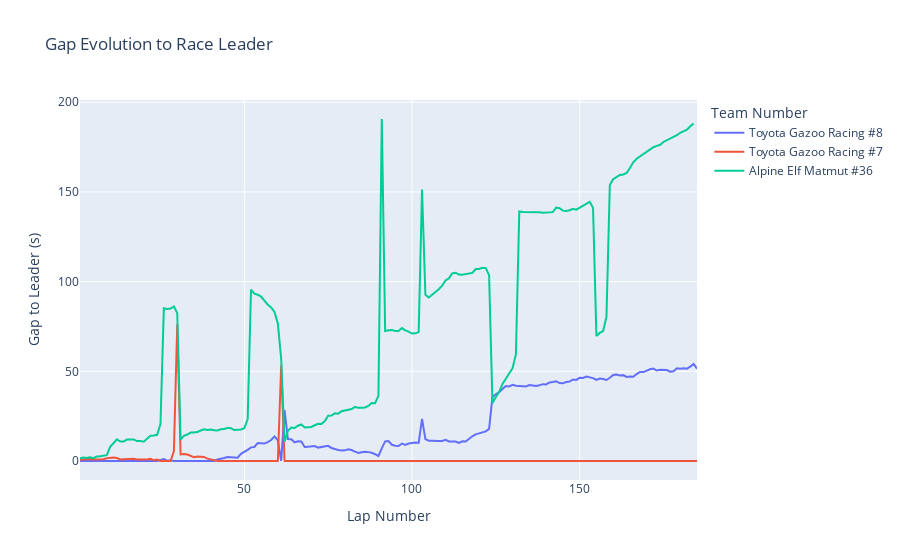

The notebook cell this image was saved under:
### Markdown cell above
## Gap Evolution to Leader

### Code cell
fig = px.line(Bahrain_6,
    x="lap_number",
    y="class_gap",
    color="team_no",
    title="Gap Evolution to Race Leader",
    labels={
        "lap_number": "Lap Number",
        "class_gap": "Gap to Leader (s)",
        "team_no": "Team Number"
    }
)

fig.show()

### Figure 1 — Plotly figure (JSON) as saved in the notebook; plotly's stock layout.template omitted (floating-point values rounded to 4 significant figures; data arrays with more than 128 entries replaced by an {"elided": "..."} marker saying what was removed)
{"data": [{"hovertemplate": "Team Number=Toyota Gazoo Racing #8<br>Lap Number=%{x}<br>Gap to Leader (s)=%{y}<extra></extra>", "legendgroup": "Toyota Gazoo Racing #8", "line": {"color": "#636efa", "dash": "solid"}, "marker": {"symbol": "circle"}, "mode": "lines", "name": "Toyota Gazoo Racing #8", "orientation": "v", "showlegend": true, "type": "scatter", "x": {"elided": "185 int values"}, "xaxis": "x", "y": {"elided": "185 float values"}, "yaxis": "y"}, {"hovertemplate": "Team Number=Toyota Gazoo Racing #7<br>Lap Number=%{x}<br>Gap to Leader (s)=%{y}<extra></extra>", "legendgroup": "Toyota Gazoo Racing #7", "line": {"color": "#EF553B", "dash": "solid"}, "marker": {"symbol": "circle"}, "mode": "lines", "name": "Toyota Gazoo Racing #7", "orientation": "v", "showlegend": true, "type": "scatter", "x": {"elided": "185 int values"}, "xaxis": "x", "y": {"elided": "185 float values"}, "yaxis": "y"}, {"hovertemplate": "Team Number=Alpine Elf Matmut #36<br>Lap Number=%{x}<br>Gap to Leader (s)=%{y}<extra></extra>", "legendgroup": "Alpine Elf Matmut #36", "line": {"color": "#00cc96", "dash": "solid"}, "marker": {"symbol": "circle"}, "mode": "lines", "name": "Alpine Elf Matmut #36", "orientation": "v", "showlegend": true, "type": "scatter", "x": {"elided": "184 int values"}, "xaxis": "x", "y": {"elided": "184 float values"}, "yaxis": "y"}], "layout": {"legend": {"title": {"text": "Team Number"}, "tracegroupgap": 0}, "title": {"text": "Gap Evolution to Race Leader"}, "xaxis": {"anchor": "y", "domain": [0, 1], "title": {"text": "Lap Number"}}, "yaxis": {"anchor": "x", "domain": [0, 1], "title": {"text": "Gap to Leader (s)"}}}}
